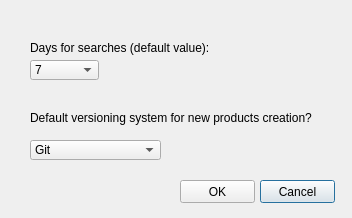
<?xml version="1.0" encoding="UTF-8"?>
<ui version="4.0">
 <class>Preferences</class>
 <widget class="QDialog" name="Preferences">
  <property name="geometry">
   <rect>
    <x>0</x>
    <y>0</y>
    <width>352</width>
    <height>218</height>
   </rect>
  </property>
  <property name="windowTitle">
   <string>Preferences</string>
  </property>
  <property name="modal">
   <bool>true</bool>
  </property>
  <widget class="QLabel" name="labelDefaultValueDays">
   <property name="geometry">
    <rect>
     <x>30</x>
     <y>40</y>
     <width>211</width>
     <height>16</height>
    </rect>
   </property>
   <property name="text">
    <string>Days for searches (default value):</string>
   </property>
  </widget>
  <widget class="QComboBox" name="comboBoxDefaultDaysForSearches">
   <property name="geometry">
    <rect>
     <x>30</x>
     <y>60</y>
     <width>69</width>
     <height>20</height>
    </rect>
   </property>
   <item>
    <property name="text">
     <string>7</string>
    </property>
   </item>
   <item>
    <property name="text">
     <string>15</string>
    </property>
   </item>
   <item>
    <property name="text">
     <string>30</string>
    </property>
   </item>
   <item>
    <property name="text">
     <string>60</string>
    </property>
   </item>
  </widget>
  <widget class="QLabel" name="label">
   <property name="geometry">
    <rect>
     <x>30</x>
     <y>110</y>
     <width>351</width>
     <height>16</height>
    </rect>
   </property>
   <property name="text">
    <string>Default versioning system for new products creation?</string>
   </property>
  </widget>
  <widget class="QComboBox" name="comboBoxPrimaryVersioningSystem">
   <property name="geometry">
    <rect>
     <x>30</x>
     <y>140</y>
     <width>131</width>
     <height>20</height>
    </rect>
   </property>
   <item>
    <property name="text">
     <string>Git</string>
    </property>
   </item>
   <item>
    <property name="text">
     <string>Subversion (SVN)</string>
    </property>
   </item>
  </widget>
  <widget class="QPushButton" name="btnCancelPreferencesWindow">
   <property name="geometry">
    <rect>
     <x>260</x>
     <y>180</y>
     <width>75</width>
     <height>23</height>
    </rect>
   </property>
   <property name="styleSheet">
    <string notr="true"/>
   </property>
   <property name="text">
    <string>Cancel</string>
   </property>
  </widget>
  <widget class="QPushButton" name="btnOKPreferencesWindow">
   <property name="geometry">
    <rect>
     <x>180</x>
     <y>180</y>
     <width>75</width>
     <height>23</height>
    </rect>
   </property>
   <property name="text">
    <string>OK</string>
   </property>
  </widget>
 </widget>
 <resources/>
 <connections/>
</ui>
